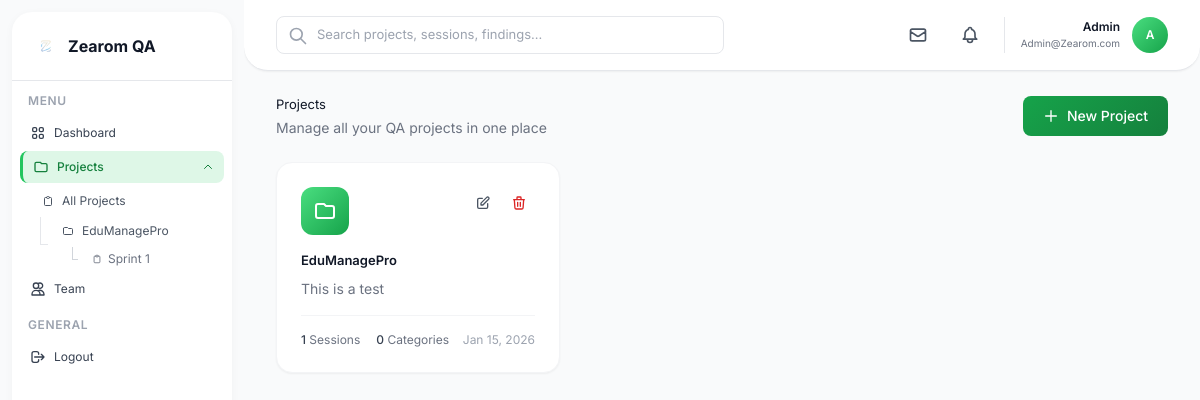
Page /projects (signed in) on the earlier database version.
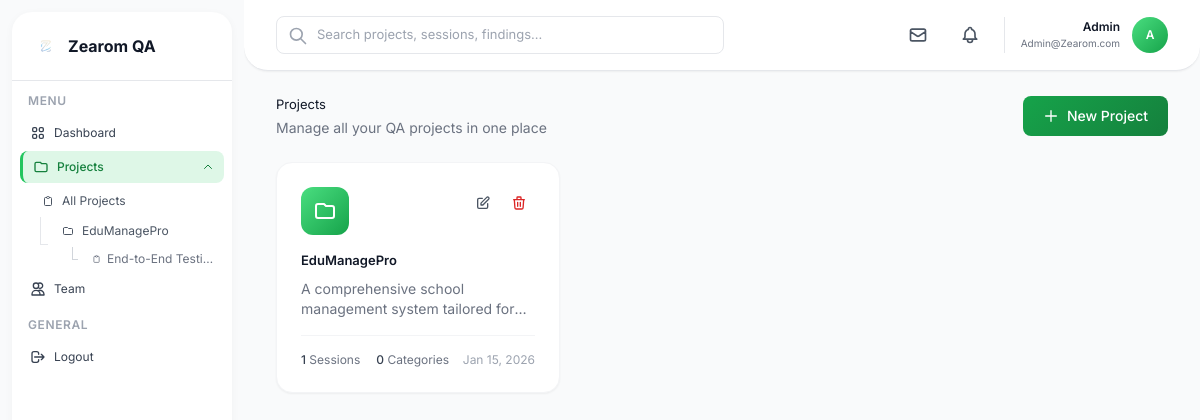
Same page on the later database version.
### app.py (models this page shows)
class TestingSession(db.Model):
    id = db.Column(db.Integer, primary_key=True)
    name = db.Column(db.String(200), nullable=False)
    description = db.Column(db.Text)
    status = db.Column(db.String(50), default='Active')
    project_id = db.Column(db.Integer, db.ForeignKey('project.id'), nullable=False)
    created_at = db.Column(db.DateTime, default=datetime.utcnow)
    updated_at = db.Column(db.DateTime, default=datetime.utcnow, onupdate=datetime.utcnow)
    findings = db.relationship('Finding', backref='session', lazy=True, cascade='all, delete-orphan')

class Project(db.Model):
    id = db.Column(db.Integer, primary_key=True)
    name = db.Column(db.String(200), nullable=False)
    description = db.Column(db.Text)
    created_by = db.Column(db.Integer, db.ForeignKey('user.id'), nullable=False)
    created_at = db.Column(db.DateTime, default=datetime.utcnow)
    updated_at = db.Column(db.DateTime, default=datetime.utcnow, onupdate=datetime.utcnow)
    sessions = db.relationship('TestingSession', backref='project', lazy=True, cascade='all, delete-orphan')
    categories = db.relationship('Category', backref='project', lazy=True, cascade='all, delete-orphan')

### app.py (the view)
@app.route('/projects')
@login_required
def projects():
    all_projects = Project.query.order_by(Project.updated_at.desc()).all()
    return render_template('projects.html', projects=all_projects)

### app.py (called while the page is built)
@login_manager.user_loader
def load_user(user_id):
    return User.query.get(int(user_id))

@app.context_processor
def inject_sidebar_data():
    if current_user.is_authenticated:
        recent_projects = Project.query.filter_by(created_by=current_user.id) \
            .order_by(Project.updated_at.desc()).limit(3).all()
        return dict(sidebar_recent_projects=recent_projects)
    return dict(sidebar_recent_projects=[])

@app.context_processor
def inject_seo_defaults():
    return dict(
        site_name='Zearom QA',
        site_description='Comprehensive Quality Assurance management system for tracking projects, testing sessions, and findings.',
        site_url=request.url_root.rstrip('/')
    )

### templates/projects.html (shortened to what this page needs)
{% extends "base.html" %}
{% block content %}
<div class="mb-6">
    <div class="flex items-center justify-between">
        <div>
            <h1 class="text-gray-900 mb-1">Projects</h1>
            <p class="text-sm text-gray-500">Manage all your QA projects in one place</p>
        </div>
        <a href="{{ url_for('new_project') }}" class="btn-primary text-white px-5 py-2.5 rounded-lg text-sm font-medium flex items-center">
            <svg class="w-4 h-4 mr-2" fill="none" stroke="currentColor" viewBox="0 0 24 24">
                <path stroke-linecap="round" stroke-linejoin="round" stroke-width="2" d="M12 4v16m8-8H4"/>
            </svg>
            New Project
        </a>
    </div>
</div>
<div class="grid grid-cols-1 md:grid-cols-2 lg:grid-cols-3 gap-5">
    {% for project in projects %}
    <div class="bg-white rounded-2xl shadow-sm border border-gray-100 p-6 hover:shadow-md transition">
        <div class="flex items-start justify-between mb-4">
            <div class="w-12 h-12 bg-gradient-to-br from-green-400 to-green-600 rounded-xl flex items-center justify-center">
                <svg class="w-6 h-6 text-white" fill="none" stroke="currentColor" viewBox="0 0 24 24">
                    <path stroke-linecap="round" stroke-linejoin="round" stroke-width="2" d="M3 7v10a2 2 0 002 2h14a2 2 0 002-2V9a2 2 0 00-2-2h-6l-2-2H5a2 2 0 00-2 2z"/>
                </svg>
            </div>
            <div class="flex space-x-1">
                <a href="{{ url_for('edit_project', project_id=project.id) }}" class="p-2 hover:bg-gray-100 rounded-lg transition">
                    <svg class="w-4 h-4 text-gray-600" fill="none" stroke="currentColor" viewBox="0 0 24 24">
                        <path stroke-linecap="round" stroke-linejoin="round" stroke-width="2" d="M11 5H6a2 2 0 00-2 2v11a2 2 0 002 2h11a2 2 0 002-2v-5m-1.414-9.414a2 2 0 112.828 2.828L11.828 15H9v-2.828l8.586-8.586z"/>
                    </svg>
                </a>
                <form method="POST" action="{{ url_for('delete_project', project_id=project.id) }}" onsubmit="return confirm('Are you sure you want to delete this project?');" class="inline">
                    <button type="submit" class="p-2 hover:bg-red-50 rounded-lg transition">
                        <svg class="w-4 h-4 text-red-600" fill="none" stroke="currentColor" viewBox="0 0 24 24">
                            <path stroke-linecap="round" stroke-linejoin="round" stroke-width="2" d="M19 7l-.867 12.142A2 2 0 0116.138 21H7.862a2 2 0 01-1.995-1.858L5 7m5 4v6m4-6v6m1-10V4a1 1 0 00-1-1h-4a1 1 0 00-1 1v3M4 7h16"/>
                        </svg>
                    </button>
                </form>
            </div>
        </div>
        <a href="{{ url_for('project_detail', project_id=project.id) }}" class="block">
            <h3 class="font-semibold text-gray-900 mb-2">{{ project.name }}</h3>
            <p class="text-sm text-gray-500 mb-4 line-clamp-2">{{ project.description or 'No description provided' }}</p>
            <div class="flex items-center justify-between pt-4 border-t border-gray-100">
                <div class="flex items-center space-x-4">
                    <div class="text-xs">
                        <span class="font-medium text-gray-700">{{ project.sessions|length }}</span>
                        <span class="text-gray-500">Sessions</span>
                    </div>
                    <div class="text-xs">
                        <span class="font-medium text-gray-700">{{ project.categories|length }}</span>
                        <span class="text-gray-500">Categories</span>
                    </div>
                </div>
                <span class="text-xs text-gray-400">{{ project.updated_at.strftime('%b %d, %Y') }}</span>
            </div>
        </a>
    </div>
    {% endfor %}
</div>
{% endblock %}

### templates/base.html (shortened to what the changed rows need)
<!DOCTYPE html>
<html lang="en">
<head>
    <script src="https://cdn.tailwindcss.com"></script>
</head>
<body class="bg-gray-50">
    <div class="flex h-screen overflow-hidden">
        <aside id="sidebar" class="sidebar-container flex flex-col")
            <div class="flex-1 overflow-y-auto py-3">
                <div class="px-2 mb-3">
                    <nav class="space-y-0.5">
                        <div>
                            <div id="projectsDropdown" class="projects-dropdown open mt-1">
                                <div class="ml-3 space-y-0.5">
                                    {% if sidebar_recent_projects %}
                                        {% for project in sidebar_recent_projects %}
                                        <div class="tree-line">
                                            <div>
                                                <a href="{{ url_for('project_detail', project_id=project.id) }}"
                                                   class="sidebar-item flex items-center px-2.5 py-1.5 text-xs rounded-lg text-gray-600 hover:text-gray-900 ">
                                                    <svg class="w-3 h-3 mr-2" fill="none" stroke="currentColor" viewBox="0 0 24 24">
                                                        <path stroke-linecap="round" stroke-linejoin="round" stroke-width="2" d="M3 7v10a2 2 0 002 2h14a2 2 0 002-2V9a2 2 0 00-2-2h-6l-2-2H5a2 2 0 00-2 2z"/>
                                                    </svg>
                                                    <span class="truncate">{{ project.name[:20] }}{% if project.name|length > 20 %}...{% endif %}</span>
                                                </a>
                                                {% set sorted_sessions = project.sessions|sort(attribute='updated_at', reverse=True) %}
                                                {% if sorted_sessions %}
                                                <div class="ml-3 mt-0.5 space-y-0.5">
                                                    {% for session in sorted_sessions %}
                                                    {% if loop.index <= 3 %}
                                                    <div class="session-tree-line">
                                                        <a href="{{ url_for('session_detail', session_id=session.id) }}"
                                                           class="sidebar-item flex items-center px-2 py-1 text-xs rounded-lg text-gray-500 hover:text-gray-900 ">
                                                            <svg class="w-2.5 h-2.5 mr-1.5" fill="none" stroke="currentColor" viewBox="0 0 24 24">
                                                                <path stroke-linecap="round" stroke-linejoin="round" stroke-width="2" d="M9 5H7a2 2 0 00-2 2v12a2 2 0 002 2h10a2 2 0 002-2V7a2 2 0 00-2-2h-2M9 5a2 2 0 002 2h2a2 2 0 002-2M9 5a2 2 0 012-2h2a2 2 0 012 2"/>
                                                            </svg>
                                                            <span class="truncate">{{ session.name[:18] }}{% if session.name|length > 18 %}...{% endif %}</span>
                                                        </a>
                                                    </div>
                                                    {% endif %}
                                                    {% endfor %}
                                                </div>
                                                {% endif %}
                                            </div>
                                        </div>
                                        {% endfor %}
                                    {% endif %}
                                </div>
                            </div>
                        </div>
                    </nav>
                </div>
            </div>
        </aside>
        <main class="flex-1 overflow-y-auto">
            <div class="px-8 py-6">
                {% block content %}{% endblock %}
            </div>
        </main>
    </div>
</body>
</html>

Differences in the rows shown:
changed Project "EduManagePro": description "This is a test" → "A comprehensive school management system tailored…"
changed TestingSession: name "Sprint 1" → "End-to-End Testi…"
